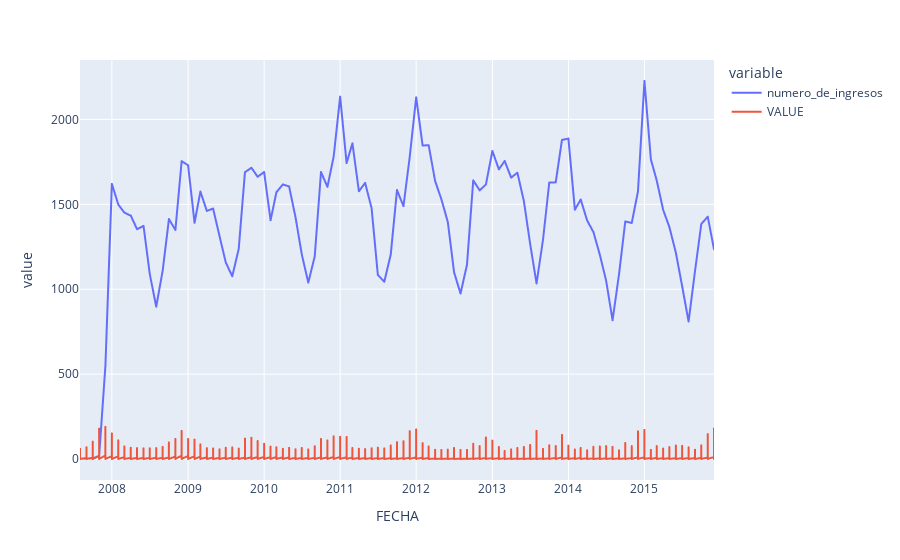

The notebook cell saved with this chart:
### Code cell
px.line(df_merge,x='FECHA',y=['numero_de_ingresos','VALUE'])

### Figure 1 — Plotly figure (JSON) as saved in the notebook; plotly's stock layout.template omitted (floating-point values rounded to 4 significant figures; data arrays with more than 128 entries replaced by an {"elided": "..."} marker saying what was removed)
{"data": [{"hovertemplate": "variable=numero_de_ingresos<br>FECHA=%{x}<br>value=%{y}<extra></extra>", "legendgroup": "numero_de_ingresos", "line": {"color": "#636efa", "dash": "solid"}, "marker": {"symbol": "circle"}, "mode": "lines", "name": "numero_de_ingresos", "showlegend": true, "type": "scattergl", "x": {"elided": "909 str values"}, "xaxis": "x", "y": {"elided": "909 int values"}, "yaxis": "y"}, {"hovertemplate": "variable=VALUE<br>FECHA=%{x}<br>value=%{y}<extra></extra>", "legendgroup": "VALUE", "line": {"color": "#EF553B", "dash": "solid"}, "marker": {"symbol": "circle"}, "mode": "lines", "name": "VALUE", "showlegend": true, "type": "scattergl", "x": {"elided": "909 str values"}, "xaxis": "x", "y": {"elided": "909 float values"}, "yaxis": "y"}], "layout": {"legend": {"title": {"text": "variable"}, "tracegroupgap": 0}, "margin": {"t": 60}, "xaxis": {"anchor": "y", "domain": [0, 1], "title": {"text": "FECHA"}}, "yaxis": {"anchor": "x", "domain": [0, 1], "title": {"text": "value"}}}}
